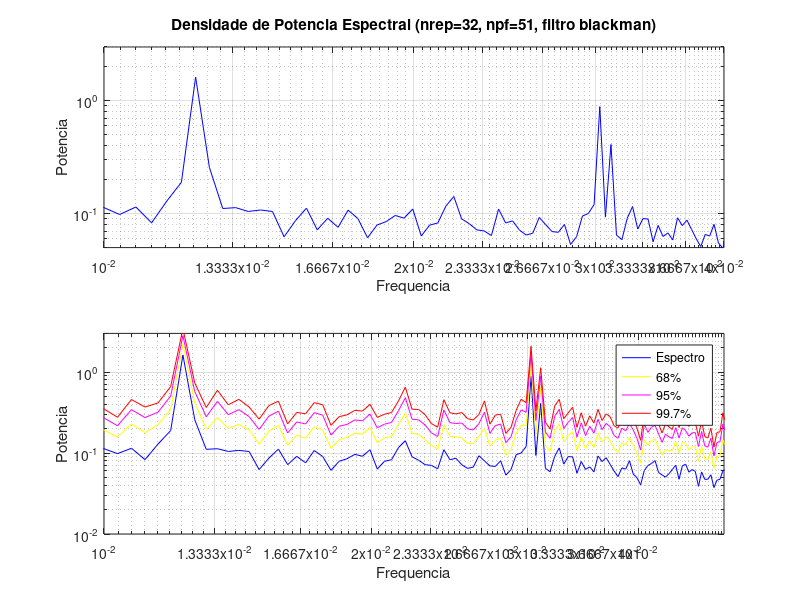

The MATLAB script that drew this image:
clear all;

rt=2;
t=0:1:2^(18)-1;
t=t*rt;
w1=2*pi/101/rt;
w2=2*pi/104/rt;
w3=2*pi/254/rt;
h1=.25*pi;
h2=0;
h3=pi;
A1=1;
A2=1.5;
A3=2;
ys=A1*sin(w1*t+h1)+A2*sin(w2*t+h2)+A3*sin(w3*t+h3);
yn=20*randn(size(t));
yns=yn+ys;  

lt=length(t);

npf=51;

inxs=(npf-1)/2;

myfilter=blackman(npf);

myfilter=myfilter/sum(myfilter);

nrep=32;

nfft=round(lt/nrep);

fyb=zeros(nfft/2,nrep);

for j=1:nrep,

  i1=(j-1)*nfft+1;
  i2=i1+nfft-1;
  
  y=conv(yns(i1:i2),myfilter);
  
  y=y(inxs+1:length(y)-inxs);
  
  fy=fft(y); 
  Am=2*fy.*conj(fy)/(nfft.^2);
  Amb(:,j)=fliplr(Am((length(Am)/2)+1:length(Am)))';
end

Amb=Amb';

freq=2*pi*[1:length(t(1:nfft))/2]/max(t(1:nfft));

mf=mean(Amb);
sf=std(Amb);
%----------------------------------------------------
%portrait
aa=[ 1e2 2e4 NaN   1e2 2e4 NaN  1e2 2e4];
aw=[0.0311 0.0311 NaN 0.0302 0.0302 NaN 0.0124 0.0124];

subplot(2,1,1),loglog(freq,mf,'b');
hold on;plot(aw,aa,'--k');hold off
grid on;
axis([1e-2 4e-2 5e-2 3])
set(gca,'xtick',linspace(1e-2,4e-2,10))
ylabel('Potencia')
xlabel('Frequencia')
title(['Densidade de Potencia Espectral (nrep=' num2str(nrep) ', npf=' ...
       num2str(npf) ', filtro blackman)' ])
text(0.0311,1.1e4,'<--0.0311')
text(0.0302,1.1e4,'0.0302-->','HorizontalAlignment','right')
text(0.0124,1.1e4,'<--0.0124')



subplot(2,1,2),loglog(freq,mf,'b',freq,mf+1*sf,'y',freq,mf+2*sf,'m',freq, ...
                      mf+3*sf,'r');
hold on;plot(aw,aa,'--k');hold off
grid on;
axis([1e-2 5e-2 1e-2 3])
set(gca,'xtick',linspace(1e-2,4e-2,10))
ylabel('Potencia')
xlabel('Frequencia')
legend('Espectro','68%','95%','99.7%')
